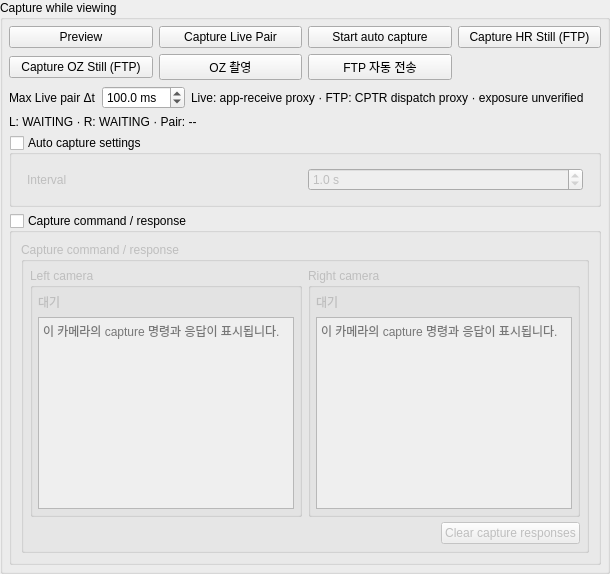
<ui version="4.0">
  <class>Form</class>
  <widget class="QGroupBox" name="group">
    <property name="title">
      <string>Capture while viewing</string>
    </property>
    <property name="minimumSize">
      <size>
        <width>0</width>
        <height>0</height>
      </size>
    </property>
    <property name="maximumSize">
      <size>
        <width>16777215</width>
        <height>16777215</height>
      </size>
    </property>
    <layout class="QVBoxLayout" name="formLayout">
      <property name="leftMargin">
        <number>6</number>
      </property>
      <property name="topMargin">
        <number>6</number>
      </property>
      <property name="rightMargin">
        <number>6</number>
      </property>
      <property name="bottomMargin">
        <number>6</number>
      </property>
      <property name="spacing">
        <number>6</number>
      </property>
      <item>
        <layout class="QGridLayout" name="actions">
          <property name="leftMargin">
            <number>0</number>
          </property>
          <property name="topMargin">
            <number>0</number>
          </property>
          <property name="rightMargin">
            <number>0</number>
          </property>
          <property name="bottomMargin">
            <number>0</number>
          </property>
          <property name="spacing">
            <number>-1</number>
          </property>
          <item row="0" column="0" rowspan="1" colspan="1">
            <widget class="QPushButton" name="camera_buttons_camera_toggle">
              <property name="commandId" stdset="0">
                <string>camera.toggle</string>
              </property>
              <property name="text">
                <string>Preview</string>
              </property>
              <property name="minimumSize">
                <size>
                  <width>0</width>
                  <height>0</height>
                </size>
              </property>
              <property name="maximumSize">
                <size>
                  <width>16777215</width>
                  <height>16777215</height>
                </size>
              </property>
            </widget>
          </item>
          <item row="0" column="1" rowspan="1" colspan="1">
            <widget class="QPushButton" name="capture_primary_button">
              <property name="commandId" stdset="0">
                <string>calibration.capture_images</string>
              </property>
              <property name="text">
                <string>Capture Live Pair</string>
              </property>
              <property name="minimumSize">
                <size>
                  <width>0</width>
                  <height>0</height>
                </size>
              </property>
              <property name="maximumSize">
                <size>
                  <width>16777215</width>
                  <height>16777215</height>
                </size>
              </property>
            </widget>
          </item>
          <item row="0" column="2" rowspan="1" colspan="1">
            <widget class="QPushButton" name="item1">
              <property name="commandId" stdset="0">
                <string>calibration.auto_capture</string>
              </property>
              <property name="text">
                <string>Start auto capture</string>
              </property>
              <property name="toolTip">
                <string>Capture checkerboards only from exact NAL1 non-delta native FrameKeys. Expired keys wait for the next candidate; pairs over Max Live pair Δt remain per-camera K,D inputs and are excluded from stereo R,t.</string>
              </property>
              <property name="minimumSize">
                <size>
                  <width>0</width>
                  <height>0</height>
                </size>
              </property>
              <property name="maximumSize">
                <size>
                  <width>16777215</width>
                  <height>16777215</height>
                </size>
              </property>
            </widget>
          </item>
          <item row="0" column="3" rowspan="1" colspan="1">
            <widget class="QPushButton" name="item2">
              <property name="commandId" stdset="0">
                <string>calibration.capture_images_wiris_ftp</string>
              </property>
              <property name="text">
                <string>Capture HR Still (FTP)</string>
              </property>
              <property name="minimumSize">
                <size>
                  <width>0</width>
                  <height>0</height>
                </size>
              </property>
              <property name="maximumSize">
                <size>
                  <width>16777215</width>
                  <height>16777215</height>
                </size>
              </property>
            </widget>
          </item>
          <item row="1" column="0" rowspan="1" colspan="1">
            <widget class="QPushButton" name="item3">
              <property name="commandId" stdset="0">
                <string>calibration.capture_images_wiris_ftp_oz</string>
              </property>
              <property name="text">
                <string>Capture OZ Still (FTP)</string>
              </property>
              <property name="minimumSize">
                <size>
                  <width>0</width>
                  <height>0</height>
                </size>
              </property>
              <property name="maximumSize">
                <size>
                  <width>16777215</width>
                  <height>16777215</height>
                </size>
              </property>
            </widget>
          </item>
          <item row="1" column="1" rowspan="1" colspan="1">
            <widget class="QPushButton" name="item4">
              <property name="commandId" stdset="0">
                <string>calibration.capture_images_wiris_oz_capture_only</string>
              </property>
              <property name="text">
                <string>OZ 촬영</string>
              </property>
              <property name="minimumSize">
                <size>
                  <width>0</width>
                  <height>0</height>
                </size>
              </property>
              <property name="maximumSize">
                <size>
                  <width>16777215</width>
                  <height>16777215</height>
                </size>
              </property>
            </widget>
          </item>
          <item row="1" column="2" rowspan="1" colspan="1">
            <widget class="QPushButton" name="button">
              <property name="commandId" stdset="0">
                <string>calibration.sync_images_wiris_oz_ftp</string>
              </property>
              <property name="text">
                <string>FTP 자동 전송</string>
              </property>
              <property name="minimumSize">
                <size>
                  <width>0</width>
                  <height>0</height>
                </size>
              </property>
              <property name="maximumSize">
                <size>
                  <width>16777215</width>
                  <height>16777215</height>
                </size>
              </property>
            </widget>
          </item>
        </layout>
      </item>
      <item>
        <layout class="QHBoxLayout" name="pair_timing">
          <property name="leftMargin">
            <number>0</number>
          </property>
          <property name="topMargin">
            <number>0</number>
          </property>
          <property name="rightMargin">
            <number>0</number>
          </property>
          <property name="bottomMargin">
            <number>0</number>
          </property>
          <property name="spacing">
            <number>6</number>
          </property>
          <item>
            <widget class="QLabel" name="pair_timing_label">
              <property name="text">
                <string>Max Live pair Δt</string>
              </property>
              <property name="toolTip">
                <string>Maximum absolute left/right timing difference accepted for a calibration stereo pair. Live capture uses same-host decoded-frame app-receive monotonic timestamps; FTP capture uses the synchronized CPTR host-dispatch proxy. Neither host proxy proves exposure simultaneity. Captures over the limit remain available per camera for K,D only.</string>
              </property>
              <property name="wordWrap">
                <bool>false</bool>
              </property>
              <property name="minimumSize">
                <size>
                  <width>0</width>
                  <height>0</height>
                </size>
              </property>
              <property name="maximumSize">
                <size>
                  <width>16777215</width>
                  <height>16777215</height>
                </size>
              </property>
            </widget>
          </item>
          <item>
            <widget class="QDoubleSpinBox" name="setup_widgets_pair_max_delta_ms">
              <property name="toolTip">
                <string>Maximum absolute left/right timing difference accepted for a calibration stereo pair. Live capture uses same-host decoded-frame app-receive monotonic timestamps; FTP capture uses the synchronized CPTR host-dispatch proxy. Neither host proxy proves exposure simultaneity. Captures over the limit remain available per camera for K,D only.</string>
              </property>
              <property name="suffix">
                <string> ms</string>
              </property>
              <property name="minimumSize">
                <size>
                  <width>0</width>
                  <height>0</height>
                </size>
              </property>
              <property name="maximumSize">
                <size>
                  <width>16777215</width>
                  <height>16777215</height>
                </size>
              </property>
              <property name="minimum">
                <double>0.0</double>
              </property>
              <property name="maximum">
                <double>1000.0</double>
              </property>
              <property name="value">
                <double>100.0</double>
              </property>
              <property name="singleStep">
                <double>5.0</double>
              </property>
              <property name="decimals">
                <number>1</number>
              </property>
            </widget>
          </item>
          <item>
            <widget class="QLabel" name="item5">
              <property name="text">
                <string>Live: app-receive proxy · FTP: CPTR dispatch proxy · exposure unverified</string>
              </property>
              <property name="wordWrap">
                <bool>false</bool>
              </property>
              <property name="minimumSize">
                <size>
                  <width>0</width>
                  <height>0</height>
                </size>
              </property>
              <property name="maximumSize">
                <size>
                  <width>16777215</width>
                  <height>16777215</height>
                </size>
              </property>
            </widget>
          </item>
          <item>
            <spacer name="item6">
              <property name="orientation">
                <enum>Qt::Horizontal</enum>
              </property>
              <property name="sizeHint">
                <size>
                  <width>0</width>
                  <height>0</height>
                </size>
              </property>
            </spacer>
          </item>
        </layout>
      </item>
      <item>
        <widget class="QLabel" name="capture_summary_label">
          <property name="text">
            <string>L: WAITING · R: WAITING · Pair: --</string>
          </property>
          <property name="wordWrap">
            <bool>true</bool>
          </property>
          <property name="minimumSize">
            <size>
              <width>0</width>
              <height>0</height>
            </size>
          </property>
          <property name="maximumSize">
            <size>
              <width>16777215</width>
              <height>16777215</height>
            </size>
          </property>
        </widget>
      </item>
      <item>
        <widget class="QGroupBox" name="auto_capture_settings_group">
          <property name="title">
            <string>Auto capture settings</string>
          </property>
          <property name="minimumSize">
            <size>
              <width>0</width>
              <height>0</height>
            </size>
          </property>
          <property name="maximumSize">
            <size>
              <width>16777215</width>
              <height>16777215</height>
            </size>
          </property>
          <layout class="QVBoxLayout" name="auto_group_layout">
            <property name="leftMargin">
              <number>9</number>
            </property>
            <property name="topMargin">
              <number>9</number>
            </property>
            <property name="rightMargin">
              <number>9</number>
            </property>
            <property name="bottomMargin">
              <number>9</number>
            </property>
            <property name="spacing">
              <number>6</number>
            </property>
            <item>
              <widget class="QWidget" name="auto_capture_settings_content">
                <property name="minimumSize">
                  <size>
                    <width>0</width>
                    <height>0</height>
                  </size>
                </property>
                <property name="maximumSize">
                  <size>
                    <width>16777215</width>
                    <height>16777215</height>
                  </size>
                </property>
                <layout class="QGridLayout" name="auto_layout">
                  <property name="leftMargin">
                    <number>6</number>
                  </property>
                  <property name="topMargin">
                    <number>4</number>
                  </property>
                  <property name="rightMargin">
                    <number>6</number>
                  </property>
                  <property name="bottomMargin">
                    <number>4</number>
                  </property>
                  <property name="spacing">
                    <number>6</number>
                  </property>
                  <item row="0" column="0" rowspan="1" colspan="1">
                    <widget class="QLabel" name="item7">
                      <property name="text">
                        <string>Interval</string>
                      </property>
                      <property name="wordWrap">
                        <bool>false</bool>
                      </property>
                      <property name="minimumSize">
                        <size>
                          <width>0</width>
                          <height>0</height>
                        </size>
                      </property>
                      <property name="maximumSize">
                        <size>
                          <width>16777215</width>
                          <height>16777215</height>
                        </size>
                      </property>
                    </widget>
                  </item>
                  <item row="0" column="1" rowspan="1" colspan="1">
                    <widget class="QDoubleSpinBox" name="setup_widgets_auto_interval_s">
                      <property name="suffix">
                        <string> s</string>
                      </property>
                      <property name="minimumSize">
                        <size>
                          <width>0</width>
                          <height>0</height>
                        </size>
                      </property>
                      <property name="maximumSize">
                        <size>
                          <width>16777215</width>
                          <height>16777215</height>
                        </size>
                      </property>
                      <property name="minimum">
                        <double>0.1</double>
                      </property>
                      <property name="maximum">
                        <double>10.0</double>
                      </property>
                      <property name="value">
                        <double>1.0</double>
                      </property>
                      <property name="singleStep">
                        <double>0.1</double>
                      </property>
                      <property name="decimals">
                        <number>1</number>
                      </property>
                    </widget>
                  </item>
                </layout>
              </widget>
            </item>
          </layout>
          <property name="checkable">
            <bool>true</bool>
          </property>
          <property name="checked">
            <bool>false</bool>
          </property>
        </widget>
      </item>
      <item>
        <widget class="QGroupBox" name="capture_response_outer_group">
          <property name="title">
            <string>Capture command / response</string>
          </property>
          <property name="minimumSize">
            <size>
              <width>0</width>
              <height>0</height>
            </size>
          </property>
          <property name="maximumSize">
            <size>
              <width>16777215</width>
              <height>16777215</height>
            </size>
          </property>
          <layout class="QVBoxLayout" name="response_layout">
            <property name="leftMargin">
              <number>9</number>
            </property>
            <property name="topMargin">
              <number>9</number>
            </property>
            <property name="rightMargin">
              <number>9</number>
            </property>
            <property name="bottomMargin">
              <number>9</number>
            </property>
            <property name="spacing">
              <number>6</number>
            </property>
            <item>
              <widget class="QGroupBox" name="capture_response_content">
                <property name="title">
                  <string>Capture command / response</string>
                </property>
                <property name="minimumSize">
                  <size>
                    <width>0</width>
                    <height>0</height>
                  </size>
                </property>
                <property name="maximumSize">
                  <size>
                    <width>16777215</width>
                    <height>16777215</height>
                  </size>
                </property>
                <layout class="QVBoxLayout" name="item8">
                  <property name="leftMargin">
                    <number>6</number>
                  </property>
                  <property name="topMargin">
                    <number>6</number>
                  </property>
                  <property name="rightMargin">
                    <number>6</number>
                  </property>
                  <property name="bottomMargin">
                    <number>6</number>
                  </property>
                  <property name="spacing">
                    <number>5</number>
                  </property>
                  <item>
                    <layout class="QHBoxLayout" name="item9">
                      <property name="leftMargin">
                        <number>0</number>
                      </property>
                      <property name="topMargin">
                        <number>0</number>
                      </property>
                      <property name="rightMargin">
                        <number>0</number>
                      </property>
                      <property name="bottomMargin">
                        <number>0</number>
                      </property>
                      <property name="spacing">
                        <number>6</number>
                      </property>
                      <item>
                        <widget class="QGroupBox" name="item10">
                          <property name="title">
                            <string>Left camera</string>
                          </property>
                          <property name="minimumSize">
                            <size>
                              <width>0</width>
                              <height>0</height>
                            </size>
                          </property>
                          <property name="maximumSize">
                            <size>
                              <width>16777215</width>
                              <height>16777215</height>
                            </size>
                          </property>
                          <layout class="QVBoxLayout" name="item11">
                            <property name="leftMargin">
                              <number>5</number>
                            </property>
                            <property name="topMargin">
                              <number>5</number>
                            </property>
                            <property name="rightMargin">
                              <number>5</number>
                            </property>
                            <property name="bottomMargin">
                              <number>5</number>
                            </property>
                            <property name="spacing">
                              <number>6</number>
                            </property>
                            <item>
                              <widget class="QLabel" name="calibration_capture_response_status_left">
                                <property name="text">
                                  <string>대기</string>
                                </property>
                                <property name="wordWrap">
                                  <bool>true</bool>
                                </property>
                                <property name="minimumSize">
                                  <size>
                                    <width>0</width>
                                    <height>0</height>
                                  </size>
                                </property>
                                <property name="maximumSize">
                                  <size>
                                    <width>16777215</width>
                                    <height>16777215</height>
                                  </size>
                                </property>
                              </widget>
                            </item>
                            <item>
                              <widget class="QPlainTextEdit" name="calibration_capture_response_edits_left">
                                <property name="placeholderText">
                                  <string>이 카메라의 capture 명령과 응답이 표시됩니다.</string>
                                </property>
                                <property name="minimumSize">
                                  <size>
                                    <width>0</width>
                                    <height>92</height>
                                  </size>
                                </property>
                                <property name="maximumSize">
                                  <size>
                                    <width>16777215</width>
                                    <height>16777215</height>
                                  </size>
                                </property>
                                <property name="readOnly">
                                  <bool>true</bool>
                                </property>
                              </widget>
                            </item>
                          </layout>
                        </widget>
                      </item>
                      <item>
                        <widget class="QGroupBox" name="item12">
                          <property name="title">
                            <string>Right camera</string>
                          </property>
                          <property name="minimumSize">
                            <size>
                              <width>0</width>
                              <height>0</height>
                            </size>
                          </property>
                          <property name="maximumSize">
                            <size>
                              <width>16777215</width>
                              <height>16777215</height>
                            </size>
                          </property>
                          <layout class="QVBoxLayout" name="item13">
                            <property name="leftMargin">
                              <number>5</number>
                            </property>
                            <property name="topMargin">
                              <number>5</number>
                            </property>
                            <property name="rightMargin">
                              <number>5</number>
                            </property>
                            <property name="bottomMargin">
                              <number>5</number>
                            </property>
                            <property name="spacing">
                              <number>6</number>
                            </property>
                            <item>
                              <widget class="QLabel" name="calibration_capture_response_status_right">
                                <property name="text">
                                  <string>대기</string>
                                </property>
                                <property name="wordWrap">
                                  <bool>true</bool>
                                </property>
                                <property name="minimumSize">
                                  <size>
                                    <width>0</width>
                                    <height>0</height>
                                  </size>
                                </property>
                                <property name="maximumSize">
                                  <size>
                                    <width>16777215</width>
                                    <height>16777215</height>
                                  </size>
                                </property>
                              </widget>
                            </item>
                            <item>
                              <widget class="QPlainTextEdit" name="calibration_capture_response_edits_right">
                                <property name="placeholderText">
                                  <string>이 카메라의 capture 명령과 응답이 표시됩니다.</string>
                                </property>
                                <property name="minimumSize">
                                  <size>
                                    <width>0</width>
                                    <height>92</height>
                                  </size>
                                </property>
                                <property name="maximumSize">
                                  <size>
                                    <width>16777215</width>
                                    <height>16777215</height>
                                  </size>
                                </property>
                                <property name="readOnly">
                                  <bool>true</bool>
                                </property>
                              </widget>
                            </item>
                          </layout>
                        </widget>
                      </item>
                    </layout>
                  </item>
                  <item>
                    <layout class="QHBoxLayout" name="item14">
                      <property name="leftMargin">
                        <number>0</number>
                      </property>
                      <property name="topMargin">
                        <number>0</number>
                      </property>
                      <property name="rightMargin">
                        <number>0</number>
                      </property>
                      <property name="bottomMargin">
                        <number>0</number>
                      </property>
                      <property name="spacing">
                        <number>5</number>
                      </property>
                      <item>
                        <spacer name="item15">
                          <property name="orientation">
                            <enum>Qt::Horizontal</enum>
                          </property>
                          <property name="sizeHint">
                            <size>
                              <width>0</width>
                              <height>0</height>
                            </size>
                          </property>
                        </spacer>
                      </item>
                      <item>
                        <widget class="QPushButton" name="item16">
                          <property name="text">
                            <string>Clear capture responses</string>
                          </property>
                          <property name="minimumSize">
                            <size>
                              <width>0</width>
                              <height>0</height>
                            </size>
                          </property>
                          <property name="maximumSize">
                            <size>
                              <width>16777215</width>
                              <height>16777215</height>
                            </size>
                          </property>
                          <property name="captureClear" stdset="0">
                            <bool>true</bool>
                          </property>
                        </widget>
                      </item>
                    </layout>
                  </item>
                </layout>
              </widget>
            </item>
          </layout>
          <property name="checkable">
            <bool>true</bool>
          </property>
          <property name="checked">
            <bool>false</bool>
          </property>
        </widget>
      </item>
    </layout>
  </widget>
  <resources />
  <connections />
</ui>
